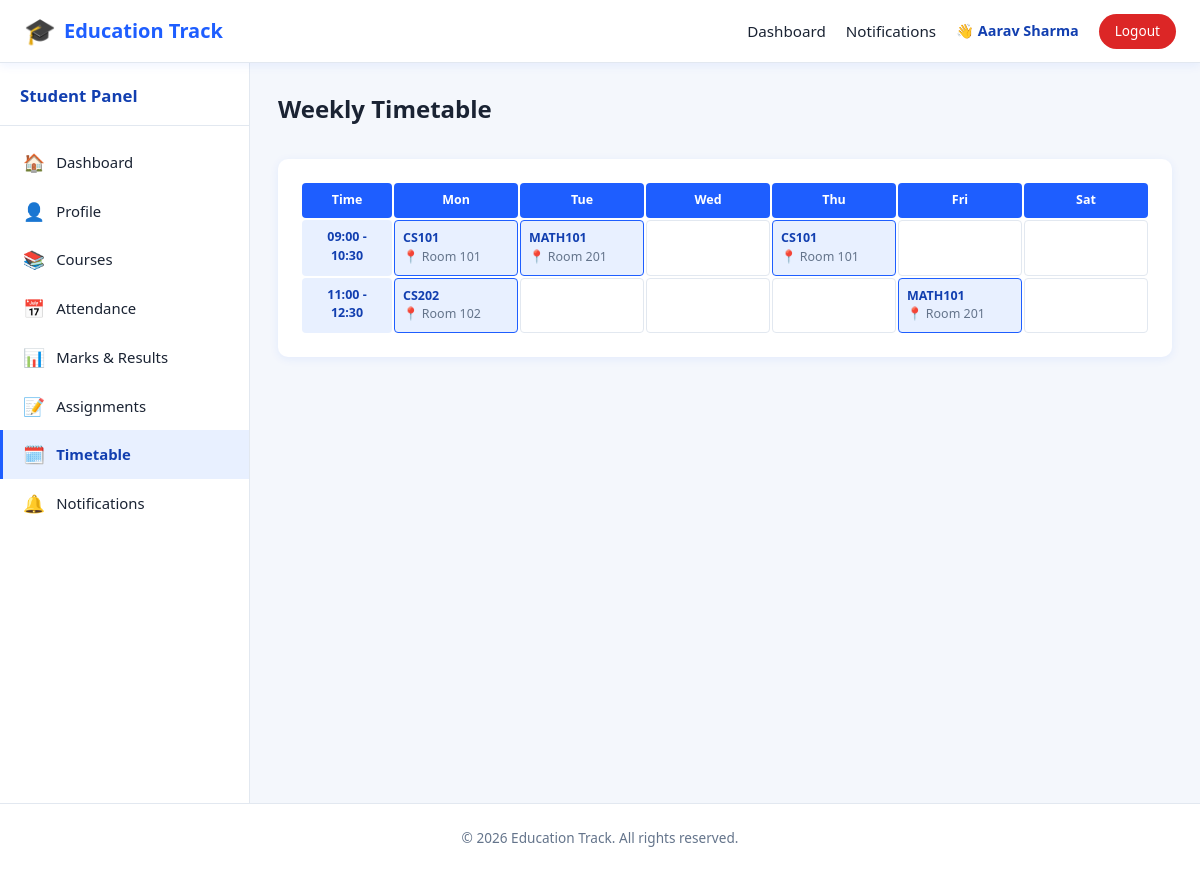
Screenshot of /timetable.php (signed in) with the database file from the repository.
### tables this page shows
CREATE TABLE timetable (
    id INT AUTO_INCREMENT PRIMARY KEY,
    course_id INT NOT NULL,
    day_of_week ENUM('Monday','Tuesday','Wednesday','Thursday','Friday','Saturday') NOT NULL,
    start_time TIME NOT NULL,
    end_time TIME NOT NULL,
    room VARCHAR(50),
    FOREIGN KEY (course_id) REFERENCES courses(id) ON DELETE CASCADE
);

CREATE TABLE courses (
    id INT AUTO_INCREMENT PRIMARY KEY,
    course_code VARCHAR(20) NOT NULL UNIQUE,
    course_name VARCHAR(150) NOT NULL,
    description TEXT,
    credits INT DEFAULT 3,
    teacher_id INT NULL,
    created_at TIMESTAMP DEFAULT CURRENT_TIMESTAMP,
    FOREIGN KEY (teacher_id) REFERENCES teachers(id) ON DELETE SET NULL
);

### includes/session.php (called while the page is built, shortened)
<?php
function sanitize(string $value): string
{
    return htmlspecialchars(trim($value), ENT_QUOTES, 'UTF-8');
}

### timetable.php (the view, shortened to what this page needs)
<?php
require_once __DIR__ . '/includes/session.php';
$pdo = getDBConnection();
$studentId = currentStudentId();
$stmt = $pdo->prepare("SELECT t.*, c.course_name, c.course_code FROM timetable t
    JOIN courses c ON c.id = t.course_id
    JOIN enrollments e ON e.course_id = t.course_id AND e.student_id = :id
    ORDER BY t.start_time");
$stmt->execute(['id' => $studentId]);
$entries = $stmt->fetchAll();
$days = ['Monday', 'Tuesday', 'Wednesday', 'Thursday', 'Friday', 'Saturday'];
$grid = [];
foreach ($entries as $e) {
    $timeKey = substr($e['start_time'], 0, 5) . ' - ' . substr($e['end_time'], 0, 5);
    $grid[$timeKey][$e['day_of_week']] = $e;
}
ksort($grid);
require_once __DIR__ . '/includes/header.php';
require_once __DIR__ . '/includes/navbar.php';
?>
<div class="app-layout">
    <?php $sidebarType = 'student'; $activePage = 'timetable'; require __DIR__ . '/includes/sidebar.php'; ?>
    <main class="main-content">
        <div class="page-header"><h1>Weekly Timetable</h1></div>
        <div class="card">
            <?php if (empty($entries)): ?>
                <div class="empty-state"><div class="icon">🗓️</div>No timetable entries for your enrolled courses yet.</div>
            <?php else: ?>
                <div class="table-wrap">
                    <div class="timetable-grid">
                        <div class="tt-head">Time</div>
                        <?php foreach ($days as $d): ?><div class="tt-head"><?= substr($d, 0, 3) ?></div><?php endforeach; ?>
                        <?php foreach ($grid as $timeKey => $dayEntries): ?>
                            <div class="tt-time"><?= $timeKey ?></div>
                            <?php foreach ($days as $d): ?>
                                <?php if (isset($dayEntries[$d])): $entry = $dayEntries[$d]; ?>
                                    <div class="tt-cell filled">
                                        <div class="tt-course"><?= sanitize($entry['course_code']) ?></div>
                                        <div class="tt-room">📍 <?= sanitize($entry['room']) ?></div>
                                    </div>
                                <?php else: ?>
                                    <div class="tt-cell"></div>
                                <?php endif; ?>
                            <?php endforeach; ?>
                        <?php endforeach; ?>
                    </div>
                </div>
            <?php endif; ?>
        </div>
    </main>
</div>
<?php require_once __DIR__ . '/includes/footer.php'; ?>

### assets/css/style.css (style rules this page uses)
:root { --primary: #1e5eff; --primary-dark: #123fb0; --primary-light: #e8f0ff; --secondary: #0ea5e9; --accent: #ffb020; --success: #16a34a; --success-bg: #e9f9ef; --danger: #dc2626; --danger-bg: #fdecec; --warning: #d97706; --warning-bg: #fff7e6; --text-dark: #1a2333; --text-muted: #64748b; --white: #ffffff; --bg-light: #f4f7fc; --border: #e2e8f0; --radius: 10px; --shadow: 0 2px 10px rgba(30, 94, 255, 0.08); --shadow-lg: 0 8px 30px rgba(30, 94, 255, 0.12); --sidebar-width: 250px; }
* { box-sizing: border-box; }
html, body { margin: 0; padding: 0; font-family: 'Segoe UI', Roboto, Helvetica, Arial, sans-serif; background: var(--bg-light); color: var(--text-dark); line-height: 1.5; }
h1, h2, h3, h4 { margin: 0 0 .5rem; color: var(--text-dark); }
.app-layout { display: flex; min-height: calc(100vh - 60px); max-width: 1500px; margin: 0 auto; }
.main-content { flex: 1; padding: 1.75rem; min-width: 0; }
.page-header { display: flex; justify-content: space-between; align-items: center; flex-wrap: wrap; gap: .75rem; margin-bottom: 1.5rem; }
.page-header h1 { font-size: 1.5rem; }
.card { background: var(--white); border-radius: var(--radius); box-shadow: var(--shadow); padding: 1.5rem; margin-bottom: 1.5rem; }
.table-wrap { overflow-x: auto; }

### assets/css/dashboard.css (style rules this page uses)
.timetable-grid { display: grid; grid-template-columns: 90px repeat(6, 1fr); gap: 2px; font-size: .78rem; }
.timetable-grid .tt-head { background: var(--primary); color: var(--white); padding: .5rem; text-align: center; font-weight: 700; border-radius: 4px; }
.timetable-grid .tt-time { background: var(--primary-light); padding: .5rem; text-align: center; font-weight: 700; border-radius: 4px; color: var(--primary-dark); }
.timetable-grid .tt-cell { background: var(--white); padding: .5rem; border-radius: 4px; min-height: 55px; border: 1px solid var(--border); }
.timetable-grid .tt-cell.filled { background: var(--primary-light); border-color: var(--primary); }
.tt-course { font-weight: 700; color: var(--primary-dark); }
.tt-room { color: var(--text-muted); }

### rows the page displays
timetable: course.course_code "CS101", room "Room 101"
timetable: course.course_code "MATH101", room "Room 201"
timetable: course.course_code "CS101", room "Room 101"
timetable: timeKey "11:00 - 12:30", course.course_code "MATH101", room "Room 201"
timetable: course.course_code "CS202", room "Room 102"

### other values shown
currentStudentName() "Aarav Sharma"
$link['icon'] "🏠"
$link['label'] "Dashboard"
$link['icon'] "👤"
$link['label'] "Profile"
$link['icon'] "📚"
$link['label'] "Courses"
$link['icon'] "📅"
$link['label'] "Attendance"
$link['icon'] "📊"
$link['label'] "Marks & Results"
$link['icon'] "📝"
$link['label'] "Assignments"
$link['icon'] "🗓️"
$link['label'] "Timetable"
